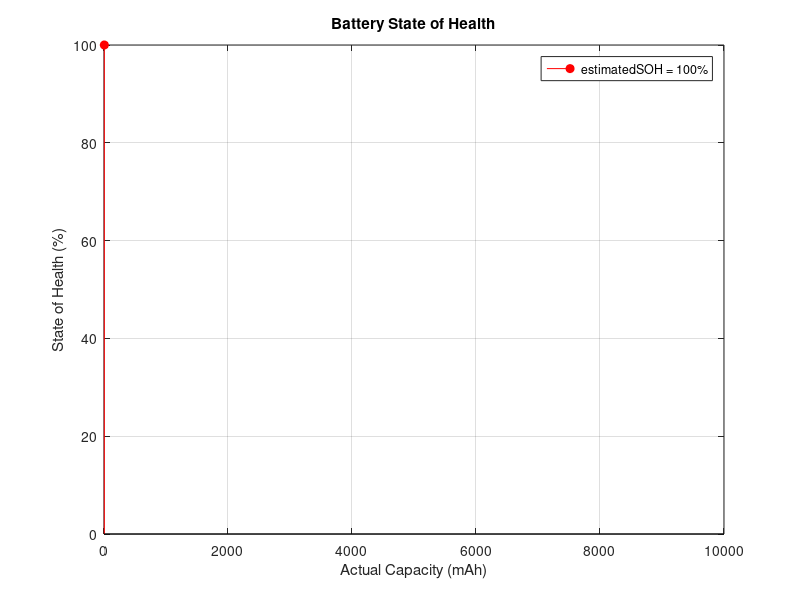

This chart was generated by the following MATLAB code:
fprintf("*** By: GUIZENI Oumayma ***\n");
fprintf("*** Date: 28-05-2023 ***\n");
pause(3);

fprintf("\n"); 
% Define and assign a value to rated_capacity
rated_capacity = input('Enter the capacity specified by the manufacturer in mAh:');

% user input actual capacity in mAh
fprintf('Hint: Enter actual_capacity or press enter \n');
actual_capacity = input('Enter the actual capacity of your battery in mAh: '); % mAh 

if actual_capacity < 1000 || actual_capacity > 10000
    disp('This is not correct enter a value between 1000mAh and 10000mAh');
    disp('Hint: if you cannot calculate the actual capacity press enter');
    actual_capacity = input('Enter the actual capacity of your battery in mAh: '); % mAh
end
% calculate manually the actual_capacity
if isempty(actual_capacity)
    Current = input('Enter the current value in mA: '); % A
    Time = input('Enter the actual time in ms: '); % s
    actual_capacity = Current * Time;
end

% Estimate SOC
soh_estimated = (actual_capacity / rated_capacity) * 100;

if soh_estimated < 0 || soh_estimated > 100
    disp("This is incorrect.please try again")
else
% Display the calculated SOH
disp(['State of Health (SOH): ', num2str(soh_estimated), '%']);

% Plotting the State of Health (SOH)
figure
stem(actual_capacity,soh_estimated,'ro','filled');
axis([0 10000 0 100]);
title('Battery State of Health');
xlabel('Actual Capacity (mAh)');
ylabel('State of Health (%)');
grid on;

 % Add legend for estimated SOC values
legend_entries = cell(1, length(soh_estimated));
for i = 1:length(soh_estimated)
    legend_entries{i} = ['estimatedSOH = ' num2str(soh_estimated(i)) '%'];
end
legend(legend_entries);

% Save the graph as PNG
     print -dpng soh_graph_with_capacity_method.png;
end